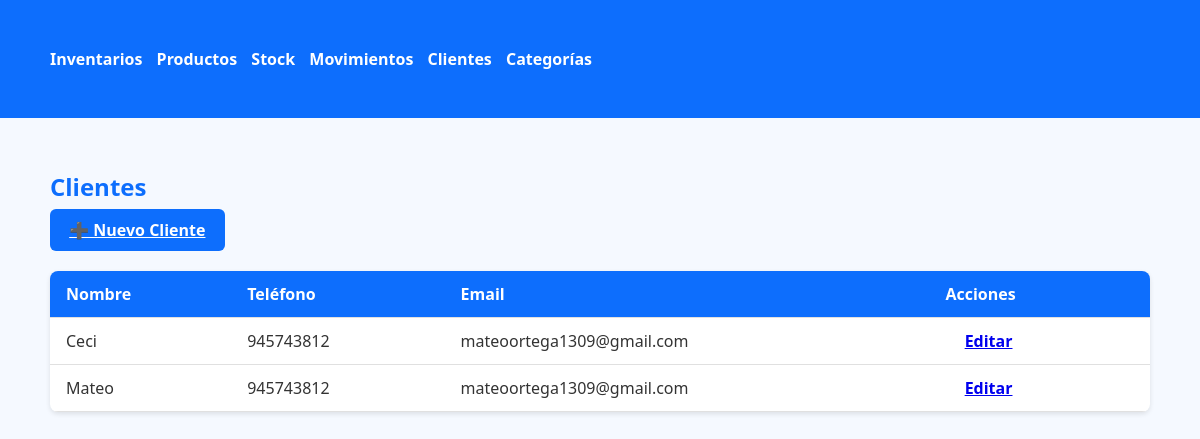
The app's page /clients, older data.
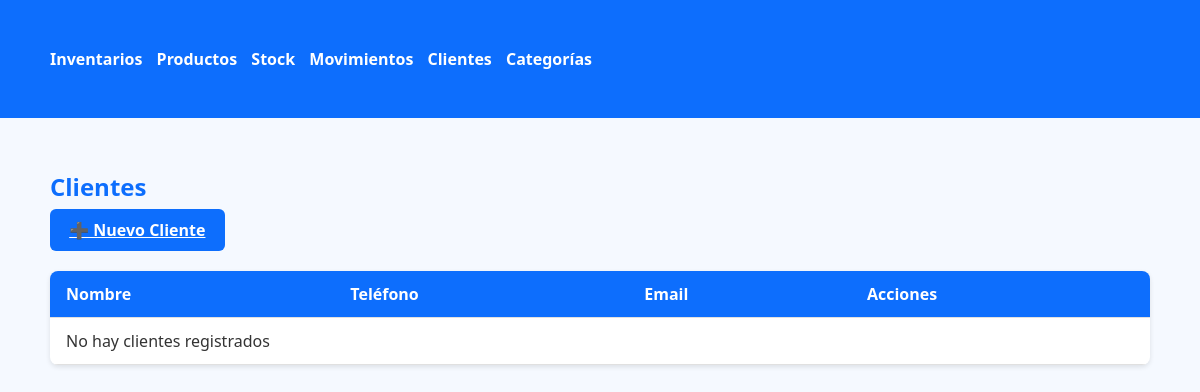
The same page, newer data.
### app.py (models this page shows)
class Client(db.Model):
    id = db.Column(db.Integer, primary_key=True)
    name = db.Column(db.String(100), nullable=False)
    phone = db.Column(db.String(50))
    email = db.Column(db.String(100))
    created_at = db.Column(db.DateTime, default=datetime.utcnow)

### app.py (the view)
@app.route('/clients')
def clients():
    clients = Client.query.order_by(Client.name).all()
    return render_template('clients.html', clients=clients)

### templates/clients.html
{% extends "base.html" %}
{% block content %}
<h2>Clientes</h2>
<a href="{{ url_for('new_client') }}" class="btn btn-primary mb-3">➕ Nuevo Cliente</a>
<table class="table table-bordered">
    <thead>
        <tr>
            <th>Nombre</th>
            <th>Teléfono</th>
            <th>Email</th>
            <th>Acciones</th>
        </tr>
    </thead>
    <tbody>
    {% for client in clients %}
        <tr>
            <td>{{ client.name }}</td>
            <td>{{ client.phone or '-' }}</td>
            <td>{{ client.email or '-' }}</td>
            <td>
                <a href="{{ url_for('edit_client', client_id=client.id) }}" class="btn btn-sm btn-warning">Editar</a>
            </td>
        </tr>
    {% else %}
        <tr><td colspan="4" class="text-center">No hay clientes registrados</td></tr>
    {% endfor %}
    </tbody>
</table>
{% endblock %}

### templates/base.html (shortened to what this page needs)
<!doctype html>
<html lang="es">
<head>
  <link rel="stylesheet" href="{{ url_for('static', filename='styles/style.css') }}">
</head>
<body>
<nav class="navbar navbar-expand-lg navbar-light bg-light mb-4">
  <div class="container">
    <div>
      <a class="navbar-brand" href="{{ url_for('inventory') }}">Inventarios</a>
      <a class="nav-link d-inline" href="{{ url_for('products') }}">Productos</a>
      <a class="nav-link d-inline" href="{{ url_for('inventory') }}">Stock</a>
      <a class="nav-link d-inline" href="{{ url_for('movements') }}">Movimientos</a>
      <a class="nav-link d-inline" href="{{ url_for('clients') }}">Clientes</a>
      <a class="nav-link" href="{{ url_for('categories') }}">Categorías</a>
    </div>
  </div>
</nav>
<div class="container">
  {% block content %}{% endblock %}
</div>
</body>
</html>

### static/styles/style.css (style rules this page uses)
body { font-family: "Segoe UI", Tahoma, sans-serif; margin: 0; padding: 0; background-color: #f5f9ff; color: #333; }
nav { background-color: #0d6efd; padding: 1rem; }
nav a { color: rgb(255, 255, 255); text-decoration: none; margin-right: 10px; font-weight: bold; }
h1, h2, h3 { color: #0d6efd; margin-bottom: 1rem; }
table { width: 100%; border-collapse: collapse; margin-bottom: 2rem; background: white; border-radius: 8px; overflow: hidden; box-shadow: 0 2px 5px rgba(0,0,0,0.1); margin-top: 30px; }
th, td { padding: 0.75rem 1rem; border-bottom: 1px solid #e0e0e0; text-align: left; }
th { background-color: #0d6efd; color: white; }
.btn { padding: 0.6rem 1.2rem; border: none; border-radius: 6px; cursor: pointer; font-weight: bold; }
.btn-primary { background-color: #0d6efd; color: white; }
.container { max-width: 1100px; margin: auto; padding: 2rem; }

Row changes from the older to the newer data that the page shows:
removed Client: name "Ceci", phone "945743812", email "mateoortega1309@gmail.com"
removed Client: name "Mateo", phone "945743812", email "mateoortega1309@gmail.com"
Text that changed along with them:
text now shown: "No hay clientes registrados"
